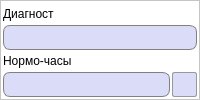
         <widget class="QFrame" name="frame_8">
          <property name="minimumSize">
           <size>
            <width>0</width>
            <height>0</height>
           </size>
          </property>
          <property name="styleSheet">
           <string notr="true">QFrame {
	background-color: white;
}</string>
          </property>
          <property name="frameShape">
           <enum>QFrame::StyledPanel</enum>
          </property>
          <property name="frameShadow">
           <enum>QFrame::Raised</enum>
          </property>
          <layout class="QGridLayout" name="gridLayout_17">
           <property name="leftMargin">
            <number>2</number>
           </property>
           <property name="topMargin">
            <number>2</number>
           </property>
           <property name="rightMargin">
            <number>2</number>
           </property>
           <property name="bottomMargin">
            <number>2</number>
           </property>
           <property name="horizontalSpacing">
            <number>2</number>
           </property>
           <property name="verticalSpacing">
            <number>1</number>
           </property>
           <item row="3" column="1">
            <widget class="QPushButton" name="clearDiagnosticianButton">
             <property name="minimumSize">
              <size>
               <width>25</width>
               <height>25</height>
              </size>
             </property>
             <property name="maximumSize">
              <size>
               <width>25</width>
               <height>25</height>
              </size>
             </property>
             <property name="toolTip">
              <string>Вернуть работника</string>
             </property>
             <property name="styleSheet">
              <string notr="true">QPushButton {
	background-color: #dbdcf7;
	border: 1px solid #999999;
	border-radius: 2px;
}

QPushButton:hover {
	background-color: #d5d6f0;
	border: 1px solid #acacac;
}

QPushButton:pressed {
	background-color: #cbcde6;
	border: 2px solid #999999;
}</string>
             </property>
             <property name="text">
              <string/>
             </property>
             <property name="icon">
              <iconset resource="images.qrc">
               <normaloff>:/images/returnEmployee.png</normaloff>:/images/returnEmployee.png</iconset>
             </property>
             <property name="iconSize">
              <size>
               <width>25</width>
               <height>25</height>
              </size>
             </property>
             <property name="autoDefault">
              <bool>false</bool>
             </property>
            </widget>
           </item>
           <item row="1" column="0" colspan="2">
            <widget class="QLineEdit" name="diagnosticianLine">
             <property name="minimumSize">
              <size>
               <width>0</width>
               <height>25</height>
              </size>
             </property>
             <property name="font">
              <font>
               <pointsize>10</pointsize>
              </font>
             </property>
             <property name="focusPolicy">
              <enum>Qt::NoFocus</enum>
             </property>
             <property name="styleSheet">
              <string notr="true">QLineEdit {
	border: 1px solid gray;
    border-radius: 7px;
    background-color: #dbdcf7;
	padding-left: 3px;
}</string>
             </property>
             <property name="readOnly">
              <bool>true</bool>
             </property>
            </widget>
           </item>
           <item row="2" column="0" colspan="2">
            <widget class="QLabel" name="label_24">
             <property name="font">
              <font>
               <pointsize>9</pointsize>
              </font>
             </property>
             <property name="styleSheet">
              <string notr="true">QLabel {
	background-color: transparent;
	border: 0px;
}</string>
             </property>
             <property name="text">
              <string>Нормо-часы</string>
             </property>
            </widget>
           </item>
           <item row="0" column="0" colspan="2">
            <widget class="QLabel" name="label_19">
             <property name="font">
              <font>
               <pointsize>9</pointsize>
              </font>
             </property>
             <property name="styleSheet">
              <string notr="true">QLabel {
	background-color: transparent;
	border: 0px;
}</string>
             </property>
             <property name="text">
              <string>Диагност</string>
             </property>
            </widget>
           </item>
           <item row="3" column="0">
            <widget class="QLineEdit" name="diagnosticianHoursLine">
             <property name="minimumSize">
              <size>
               <width>0</width>
               <height>25</height>
              </size>
             </property>
             <property name="maximumSize">
              <size>
               <width>16777215</width>
               <height>16777215</height>
              </size>
             </property>
             <property name="font">
              <font>
               <pointsize>10</pointsize>
              </font>
             </property>
             <property name="styleSheet">
              <string notr="true">QLineEdit {
	border: 1px solid gray;
    border-radius: 7px;
    background-color: #dbdcf7;
	padding-left: 3px;
}</string>
             </property>
            </widget>
           </item>
          </layout>
         </widget>
